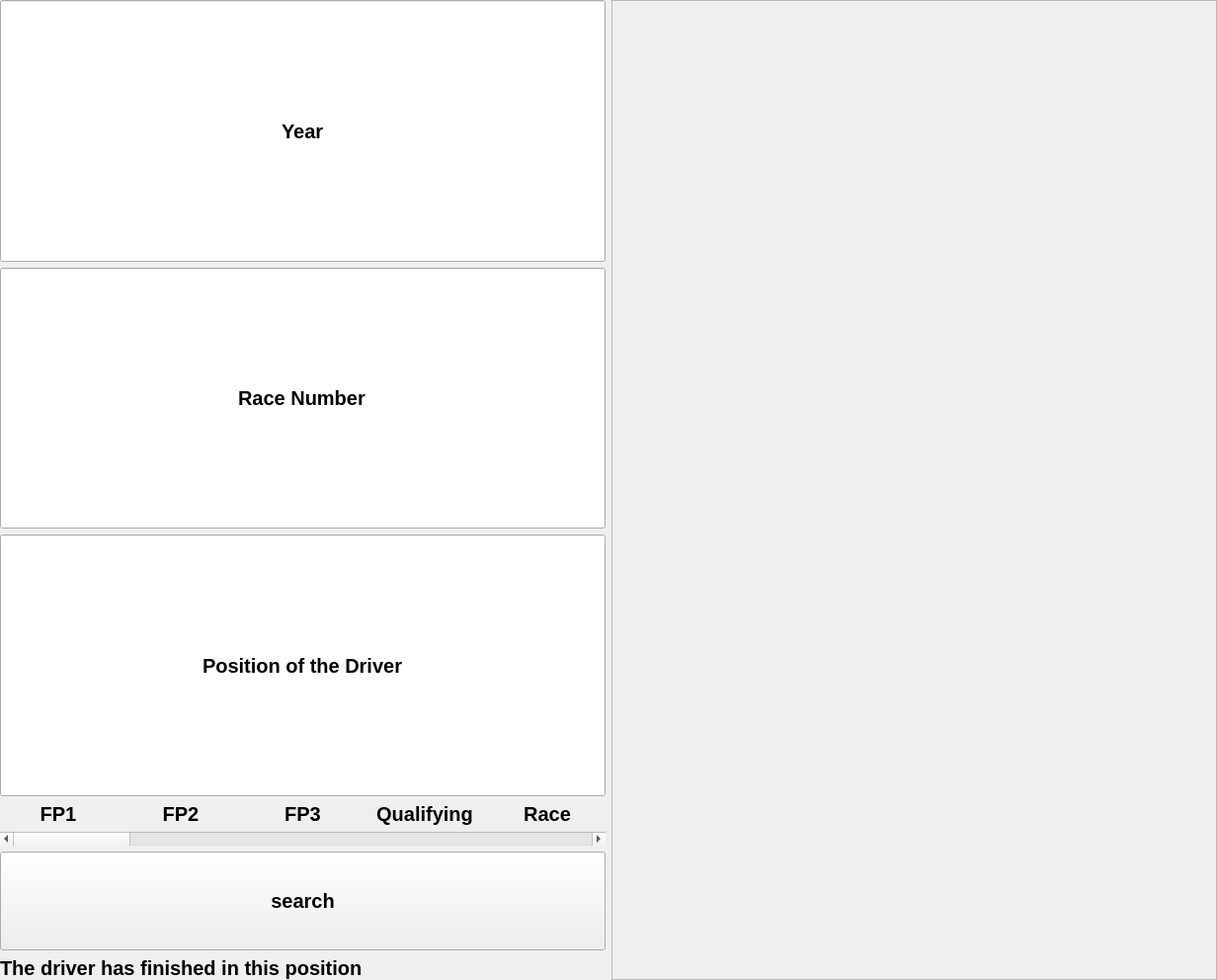
<?xml version="1.0" encoding="UTF-8"?>
<ui version="4.0">
 <class>MainWindow</class>
 <widget class="QMainWindow" name="MainWindow">
  <property name="geometry">
   <rect>
    <x>0</x>
    <y>0</y>
    <width>1232</width>
    <height>992</height>
   </rect>
  </property>
  <property name="sizePolicy">
   <sizepolicy hsizetype="MinimumExpanding" vsizetype="MinimumExpanding">
    <horstretch>0</horstretch>
    <verstretch>0</verstretch>
   </sizepolicy>
  </property>
  <property name="minimumSize">
   <size>
    <width>800</width>
    <height>500</height>
   </size>
  </property>
  <property name="windowTitle">
   <string>MainWindow</string>
  </property>
  <property name="styleSheet">
   <string notr="true"/>
  </property>
  <widget class="QWidget" name="centralwidget">
   <property name="sizePolicy">
    <sizepolicy hsizetype="MinimumExpanding" vsizetype="MinimumExpanding">
     <horstretch>0</horstretch>
     <verstretch>0</verstretch>
    </sizepolicy>
   </property>
   <property name="font">
    <font>
     <pointsize>15</pointsize>
     <bold>true</bold>
    </font>
   </property>
   <layout class="QGridLayout" name="gridLayout">
    <property name="leftMargin">
     <number>0</number>
    </property>
    <property name="topMargin">
     <number>0</number>
    </property>
    <property name="rightMargin">
     <number>0</number>
    </property>
    <property name="bottomMargin">
     <number>0</number>
    </property>
    <item row="0" column="0">
     <layout class="QHBoxLayout" name="horizontalLayout">
      <item>
       <layout class="QVBoxLayout" name="verticalLayout_2">
        <item>
         <widget class="QLineEdit" name="ln_input_year">
          <property name="sizePolicy">
           <sizepolicy hsizetype="Expanding" vsizetype="MinimumExpanding">
            <horstretch>0</horstretch>
            <verstretch>0</verstretch>
           </sizepolicy>
          </property>
          <property name="text">
           <string>Year</string>
          </property>
          <property name="alignment">
           <set>Qt::AlignCenter</set>
          </property>
         </widget>
        </item>
        <item>
         <widget class="QLineEdit" name="ln_race_number">
          <property name="sizePolicy">
           <sizepolicy hsizetype="Expanding" vsizetype="MinimumExpanding">
            <horstretch>0</horstretch>
            <verstretch>0</verstretch>
           </sizepolicy>
          </property>
          <property name="text">
           <string>Race Number</string>
          </property>
          <property name="alignment">
           <set>Qt::AlignCenter</set>
          </property>
         </widget>
        </item>
        <item>
         <widget class="QLineEdit" name="ln_pod">
          <property name="sizePolicy">
           <sizepolicy hsizetype="Expanding" vsizetype="MinimumExpanding">
            <horstretch>0</horstretch>
            <verstretch>0</verstretch>
           </sizepolicy>
          </property>
          <property name="text">
           <string>Position of the Driver</string>
          </property>
          <property name="alignment">
           <set>Qt::AlignCenter</set>
          </property>
         </widget>
        </item>
        <item>
         <layout class="QHBoxLayout" name="horizontalLayout_2">
          <item>
           <widget class="QLabel" name="label_5">
            <property name="text">
             <string>FP1</string>
            </property>
            <property name="alignment">
             <set>Qt::AlignCenter</set>
            </property>
           </widget>
          </item>
          <item>
           <widget class="QLabel" name="label_4">
            <property name="text">
             <string>FP2</string>
            </property>
            <property name="alignment">
             <set>Qt::AlignCenter</set>
            </property>
           </widget>
          </item>
          <item>
           <widget class="QLabel" name="label_3">
            <property name="text">
             <string>FP3</string>
            </property>
            <property name="alignment">
             <set>Qt::AlignCenter</set>
            </property>
           </widget>
          </item>
          <item>
           <widget class="QLabel" name="label_2">
            <property name="text">
             <string>Qualifying</string>
            </property>
            <property name="alignment">
             <set>Qt::AlignCenter</set>
            </property>
           </widget>
          </item>
          <item>
           <widget class="QLabel" name="label">
            <property name="text">
             <string>Race</string>
            </property>
            <property name="alignment">
             <set>Qt::AlignCenter</set>
            </property>
           </widget>
          </item>
         </layout>
        </item>
        <item>
         <widget class="QScrollBar" name="sb_session">
          <property name="minimum">
           <number>1</number>
          </property>
          <property name="maximum">
           <number>5</number>
          </property>
          <property name="pageStep">
           <number>1</number>
          </property>
          <property name="value">
           <number>1</number>
          </property>
          <property name="orientation">
           <enum>Qt::Horizontal</enum>
          </property>
         </widget>
        </item>
        <item>
         <widget class="QPushButton" name="btn_search_for_name_on_position">
          <property name="sizePolicy">
           <sizepolicy hsizetype="Minimum" vsizetype="MinimumExpanding">
            <horstretch>0</horstretch>
            <verstretch>0</verstretch>
           </sizepolicy>
          </property>
          <property name="maximumSize">
           <size>
            <width>16777215</width>
            <height>100</height>
           </size>
          </property>
          <property name="text">
           <string>search</string>
          </property>
         </widget>
        </item>
        <item>
         <widget class="QLabel" name="lb_output_name_position">
          <property name="maximumSize">
           <size>
            <width>16777215</width>
            <height>200</height>
           </size>
          </property>
          <property name="text">
           <string>The driver has finished in this position</string>
          </property>
         </widget>
        </item>
       </layout>
      </item>
      <item>
       <layout class="QVBoxLayout" name="verticalLayout">
        <item>
         <widget class="QFrame" name="frame">
          <property name="sizePolicy">
           <sizepolicy hsizetype="MinimumExpanding" vsizetype="Preferred">
            <horstretch>0</horstretch>
            <verstretch>0</verstretch>
           </sizepolicy>
          </property>
          <property name="frameShape">
           <enum>QFrame::StyledPanel</enum>
          </property>
          <property name="frameShadow">
           <enum>QFrame::Raised</enum>
          </property>
         </widget>
        </item>
       </layout>
      </item>
     </layout>
    </item>
   </layout>
  </widget>
  <action name="actionQuit">
   <property name="text">
    <string>Quit</string>
   </property>
  </action>
 </widget>
 <resources/>
 <connections/>
 <slots>
  <slot>c()</slot>
  <slot>create_new_player()</slot>
  <slot>redraw()</slot>
 </slots>
</ui>
